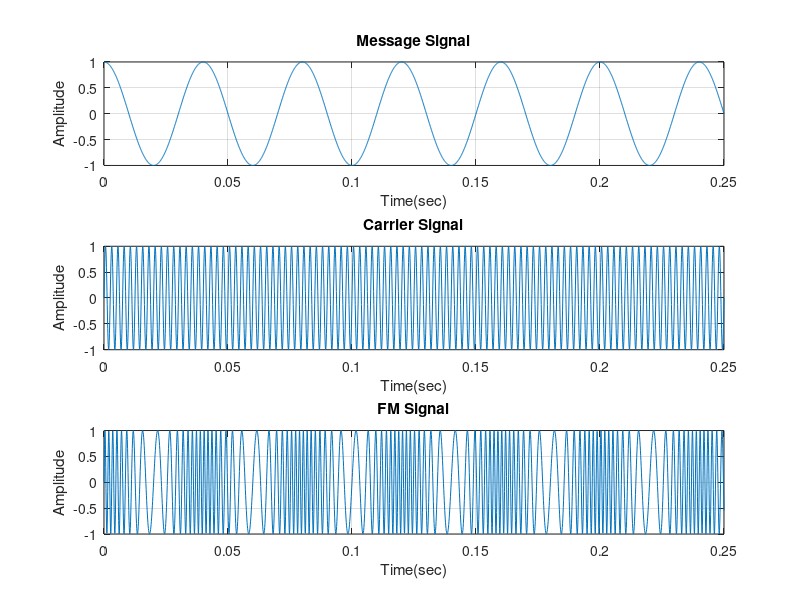

Here is the MATLAB script that generated this plot:
clc;
clear all;
close all;
t=0:0.0001:0.25;
B=10;

fm=25;
mt=cos(2*pi*fm*t);
subplot(3,1,1);
plot(t,mt);
xlabel("Time(sec)");
ylabel("Amplitude");
title("Message Signal");
grid on;

fc=400;
ct=sin(2*pi*fc*t);
subplot(3,1,2);
plot(t,ct);
xlabel("Time(sec)");
ylabel("Amplitude");
title("Carrier Signal");
grid on;

FM=sin(2*pi*fc*t+(B.*sin(2*pi*fm*t)));  %B=(kf*vm/wm)
subplot(3,1,3);
plot(t,FM);
xlabel("Time(sec)");
ylabel("Amplitude");
title("FM Signal")
grid on;
